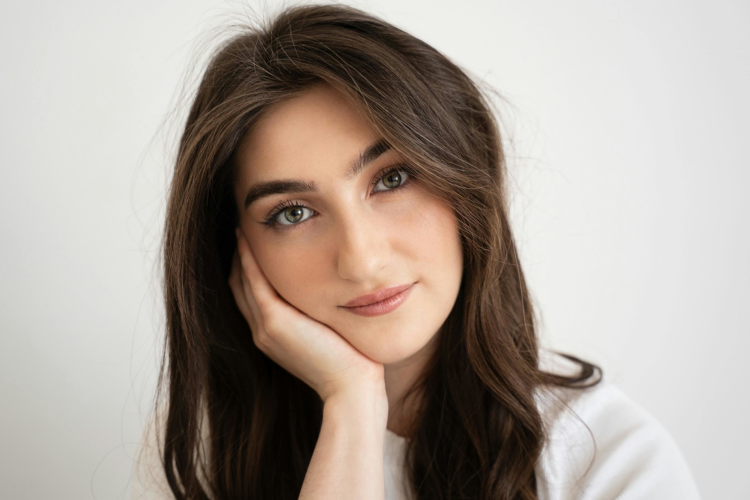
#> input picture exercises/woman.png, 1500 x 1000 px (shown at 1/2 size)
$ python 08_warhol_effect.py
#> lines starting #> are read from the running program, lines starting #| are printed output that depends on the picture
from PIL import Image

INPUT_FILE = 'woman.png'
OUTPUT_FILE = 'warhol_woman.png'

def place(out_grid, in_grid, size, position):
    width, height = size
    out_x, out_y = position
    for y in range(height):
        for x in range(width):
            out_grid[out_x + x, out_y + y] = in_grid[x, y]

def posterize(in_grid, size, dark_shadows, midtones, highlights):
    width, height = size
    out_img = Image.new('RGB', size)
    out_grid = out_img.load()
    for y in range(height):
        for x in range(width):
            red, green, blue = in_grid[x, y]
            avg = (red + green + blue) // 3
            if avg < 50:
                out_grid[x, y] = dark_shadows
            elif avg < 130:
                out_grid[x, y] = midtones
            else:
                out_grid[x, y] = highlights
    return out_grid

with Image.open(INPUT_FILE) as in_img:
#> in_img is the input picture: PIL image 1500x1000 RGBA; mean R, G, B, A 171.4, 160.9, 152.3, 255
    in_img = in_img.convert('RGB')
#> in_img: PIL image 1500x1000 RGB
    size = in_img.size
#> size = (1500, 1000)
    in_grid = in_img.load()

width, height = size
#> width = 1500; height = 1000

out_img = Image.new('RGB', (width * 2, height * 2))
#> out_img: PIL image 3000x2000 RGB; every value is 0
out_grid = out_img.load()
place(
    out_grid,
    posterize(
        in_grid,
        size,
        (0x78, 0x29, 0x0f),
        (0xff, 0x7d, 0x00),
        (0xff, 0xec, 0xd1)),
    size,
    (0, 0))
#> in posterize, `out_img = Image.new('RGB', size)`: out_img: PIL image 1500x1000 RGB; every value is 0
#> in place, `width, height = size`: width = 1500; height = 1000
#> in place, `out_x, out_y = position`: out_x = 0
place(
    out_grid,
    posterize(
        in_grid,
        size,
        (0x1d, 0x35, 0x57),
        (0xa6, 0x8a, 0x64),
        (0xf2, 0xe9, 0xe4)),
    size,
    (width, 0))
place(
    out_grid,
    posterize(
        in_grid,
        size,
        (0x1d, 0x35, 0x57),
        (0x00, 0xaf, 0xb9),
        (0xf1, 0xfa, 0xee)),
    size,
    (0, height))
place(
    out_grid,
    posterize(
        in_grid,
        size,
        (0x8e, 0x00, 0x80),
        (0xb8, 0x92, 0xff),
        (0xff, 0xeF, 0xff)),
    size,
    (width, height))
out_img.save(OUTPUT_FILE)
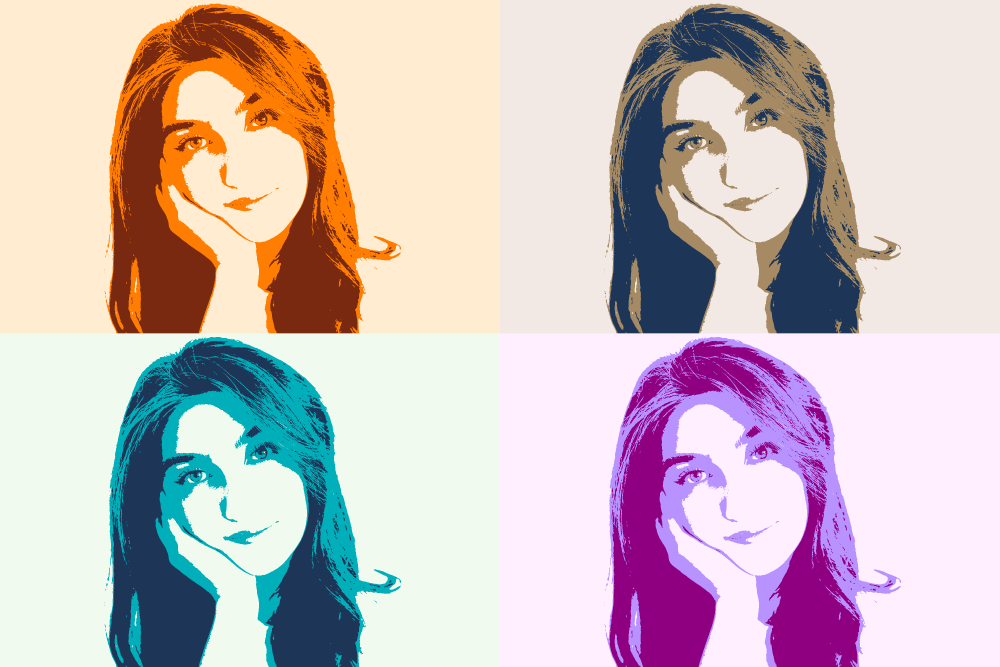
#> saved as warhol_woman.png: PIL image 3000x2000 RGB (shown at 1/3 size); mean R, G, B 204.7, 190.1, 191.6

print('Done!')

$ run again, with exercises/puppy.png copied over exercises/woman.png
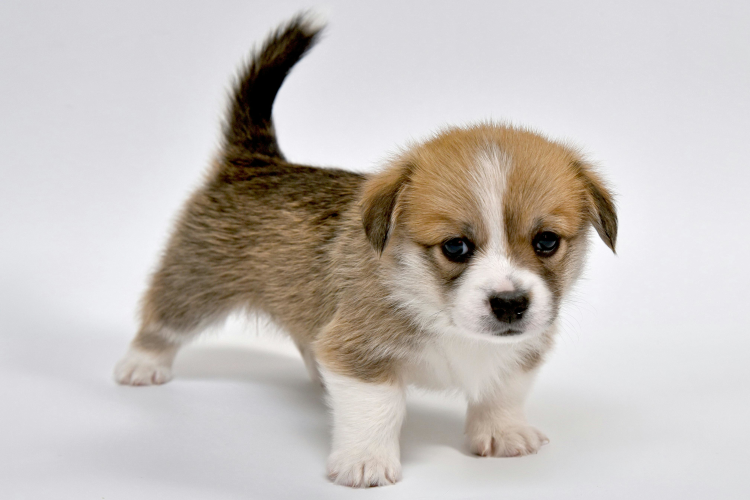
#> input picture exercises/puppy.png, 1500 x 1000 px (shown at 1/2 size)
#> in_img is the input picture: PIL image 1500x1000 RGBA; mean R, G, B, A 198.5, 192.5, 188.6, 255
#> in_img: PIL image 1500x1000 RGB
#> in place, `width, height = size`: width = 1500; height = 1000
#> out_x = 0
#> `out_img.save(OUTPUT_FILE)`:
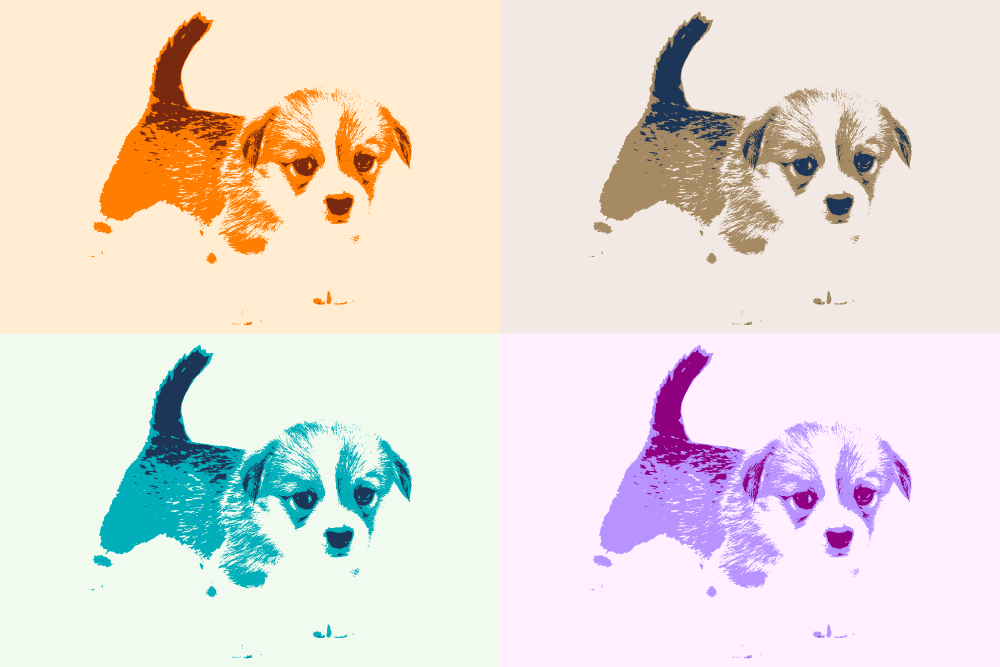
#> saved as warhol_woman.png: PIL image 3000x2000 RGB (shown at 1/3 size); mean R, G, B 231.2, 221.8, 215.9

$ run again, with exercises/sunset.png copied over exercises/woman.png
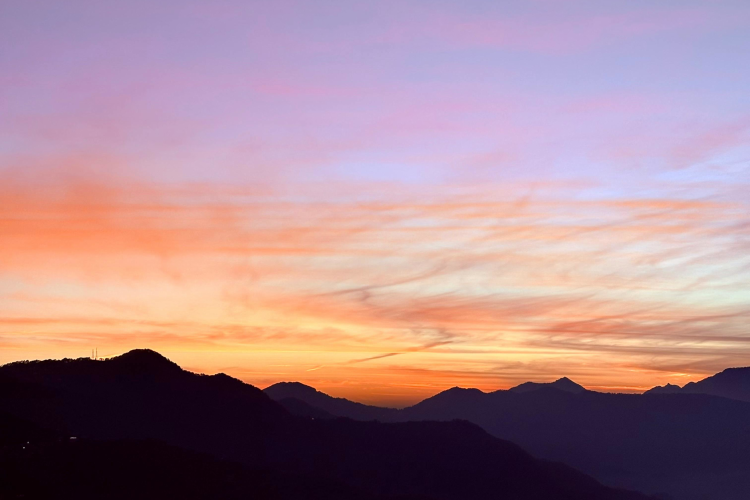
#> input picture exercises/sunset.png, 1500 x 1000 px (shown at 1/2 size)
#> in_img is the input picture: PIL image 1500x1000 RGBA; mean R, G, B, A 169.9, 136.4, 144.3, 255
#> in_img: PIL image 1500x1000 RGB
#> in place, `width, height = size`: width = 1500; height = 1000
#> out_x = 0
#> `out_img.save(OUTPUT_FILE)`:
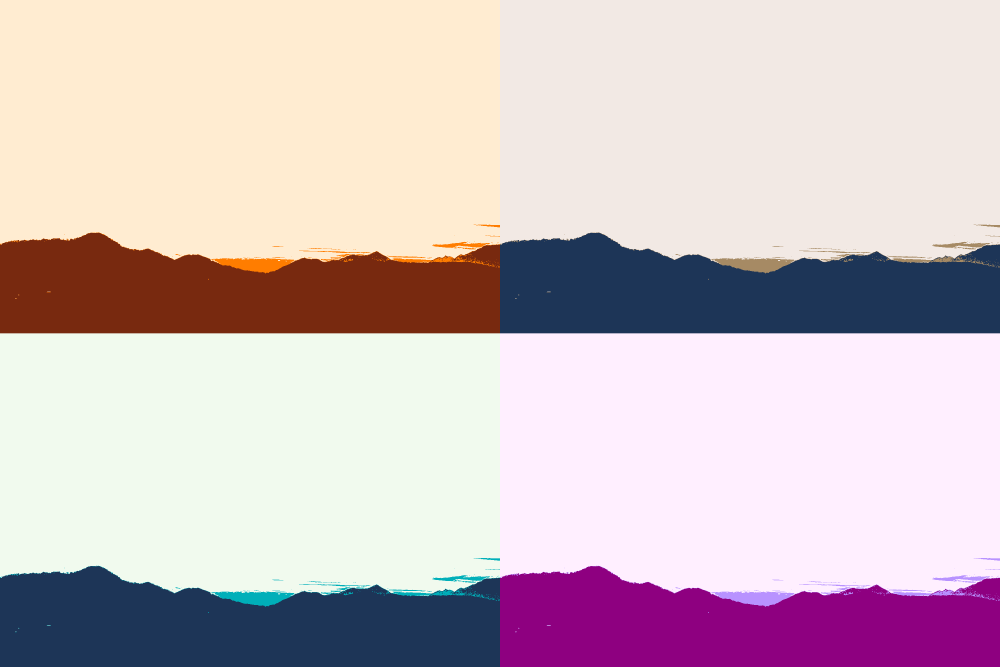
#> saved as warhol_woman.png: PIL image 3000x2000 RGB (shown at 1/3 size); mean R, G, B 207.4, 190.5, 195.2
